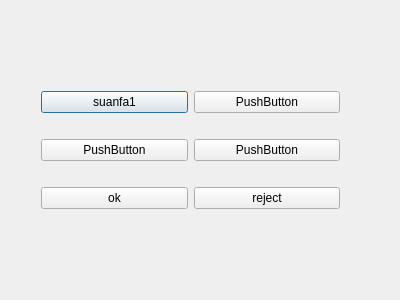
<?xml version="1.0" encoding="UTF-8"?>
<ui version="4.0">
 <class>Getsuanfa</class>
 <widget class="QDialog" name="Getsuanfa">
  <property name="geometry">
   <rect>
    <x>0</x>
    <y>0</y>
    <width>400</width>
    <height>300</height>
   </rect>
  </property>
  <property name="windowTitle">
   <string>Getsuanfa</string>
  </property>
  <widget class="QWidget" name="gridLayoutWidget">
   <property name="geometry">
    <rect>
     <x>30</x>
     <y>60</y>
     <width>321</width>
     <height>181</height>
    </rect>
   </property>
   <layout class="QGridLayout" name="gridLayout">
    <item row="0" column="0">
     <widget class="QPushButton" name="pushButton">
      <property name="text">
       <string>suanfa1</string>
      </property>
     </widget>
    </item>
    <item row="1" column="0">
     <widget class="QPushButton" name="pushButton_2">
      <property name="text">
       <string>PushButton</string>
      </property>
     </widget>
    </item>
    <item row="0" column="1">
     <widget class="QPushButton" name="pushButton_3">
      <property name="text">
       <string>PushButton</string>
      </property>
     </widget>
    </item>
    <item row="1" column="1">
     <widget class="QPushButton" name="pushButton_4">
      <property name="text">
       <string>PushButton</string>
      </property>
     </widget>
    </item>
    <item row="2" column="0">
     <widget class="QPushButton" name="pushButton_5">
      <property name="text">
       <string>ok</string>
      </property>
     </widget>
    </item>
    <item row="2" column="1">
     <widget class="QPushButton" name="pushButton_6">
      <property name="text">
       <string>reject</string>
      </property>
     </widget>
    </item>
   </layout>
  </widget>
 </widget>
 <layoutdefault spacing="6" margin="11"/>
 <resources/>
 <connections>
  <connection>
   <sender>pushButton</sender>
   <signal>clicked()</signal>
   <receiver>Getsuanfa</receiver>
   <slot>suanfa1()</slot>
   <hints>
    <hint type="sourcelabel">
     <x>123</x>
     <y>105</y>
    </hint>
    <hint type="destinationlabel">
     <x>156</x>
     <y>71</y>
    </hint>
   </hints>
  </connection>
  <connection>
   <sender>pushButton_5</sender>
   <signal>clicked()</signal>
   <receiver>Getsuanfa</receiver>
   <slot>accept()</slot>
   <hints>
    <hint type="sourcelabel">
     <x>84</x>
     <y>194</y>
    </hint>
    <hint type="destinationlabel">
     <x>279</x>
     <y>253</y>
    </hint>
   </hints>
  </connection>
  <connection>
   <sender>pushButton_6</sender>
   <signal>clicked()</signal>
   <receiver>Getsuanfa</receiver>
   <slot>reject()</slot>
   <hints>
    <hint type="sourcelabel">
     <x>264</x>
     <y>209</y>
    </hint>
    <hint type="destinationlabel">
     <x>239</x>
     <y>222</y>
    </hint>
   </hints>
  </connection>
 </connections>
 <slots>
  <slot>suanfa1()</slot>
 </slots>
</ui>
